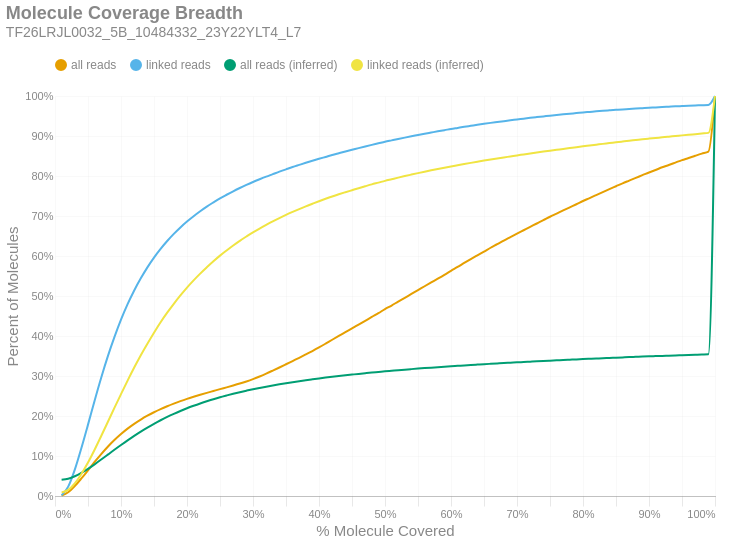

This figure's notebook cell:
### Markdown cell above
### Molecule Read Coverage
This chart shows molecule coverage breadth as computed by the number of bases aligned to that molecule. In other words, "*how much of each unique long molecule is actually sequenced/aligned?*" Keep in mind there is a distinction between sequences and alignments, since some sequences belonging to a particular molecule may not align well and wouldn't appear in the alignment data. This chart also shows molecule coverage breadth as computed by the *inferred fragment* from which the aligned sequences originate. Unlike read coverage, this calculation takes into account the total insert size, including unsequenced gaps between the forward and reverse reads. Like the previous figures, these are cumulative percents.

### Code cell
if SKIPLR:
    print_html(f"Skipped")
else:
    binned_df = consolidated_hist(valids['coverage_bp'], mask, 0.01, True)
    binned_df_inf = consolidated_hist(valids['coverage_inserts'], mask, 0.01, True)
    binned_df = binned_df.with_columns(pl.lit(binned_df_inf['all reads (cumsum)']).alias('all reads (inferred)'))
    binned_df = binned_df.with_columns(pl.lit(binned_df_inf['linked reads (cumsum)']).alias('linked reads (inferred)'))
    binned_df = binned_df.with_columns(
        (pl.col('bin').cast(pl.Float64) + 0.01).alias('right_edge')
    )

    with SafeRender(binned_df):
        (
            density_plot(binned_df, 'Molecule Coverage Breadth', samplename, 'molcov', ['all reads (inferred)','linked reads (inferred)'])
            .encode(
                #x=alt.X('bin:Q', title="% Molecule Covered").axis(format = '%').scale(padding=0),
                x=alt.X('right_edge:Q', title="% Molecule Covered").axis(format='%').scale(padding=0),
                y=alt.Y('value:Q', title='Percent of Molecules')
                    .axis(format='%')
                    .stack(False)
                    .scale(domainMin=0, padding=0),
                color=alt.Color("key:N").scale(domain = ["all reads", "linked reads", "all reads (inferred)", "linked reads (inferred)"]),
                tooltip = [
                    alt.Tooltip("key:N", title = "Data Type"),
                    alt.Tooltip("range_label:N", title="% Molecule Covered"),
                    alt.Tooltip("value:Q", format = ".2%", title="% Molecules")
                ]
            )
        ).display()

### Figure 1 — Vega-Lite specification as saved in the notebook (floating-point values rounded to 4 significant figures)
{"width": "container", "height": 400, "config": {"title": {"anchor": "start", "dy": -15, "fontSize": 18, "color": "#888888", "subtitleColor": "#888888", "subtitleFontSize": 14}, "arc": {"fill": "#0072B2"}, "axis": {"domainColor": "#888888", "domainWidth": 0.5, "gridWidth": 0.2, "grid": false, "titleFontWeight": 400, "titleFontSize": 15, "labelFontSize": 11, "labelColor": "#888888", "tickColor": "#888888", "tickWidth": 0.2, "titleColor": "#888888"}, "axisBand": {"grid": false}, "axisX": {"grid": true, "tickSize": 10, "domainCap": "round"}, "axisY": {"domain": false, "grid": true, "tickSize": 0, "domainCap": "round"}, "background": "transparent", "header": {"labelFontSize": 15, "labelColor": "#888888", "titleFontSize": 15, "titleFontWeight": 600, "titleColor": "#888888"}, "legend": {"labelFont": "sans-serif", "labelFontSize": 12, "labelColor": "#888888", "symbolSize": 100, "symbolType": "circle", "titleFontSize": 12, "titlePadding": 10, "titleColor": "#888888", "title": null, "orient": "top"}, "range": {"category": ["#E69F00", "#56B4E9", "#009E73", "#F0E442", "#0072B2", "#D55E00", "#CC79A7", "#000000"], "diverging": ["#cfe8f3", "#a2d4ec", "#73bfe2", "#46abdb", "#1696d2", "#12719e"]}, "area": {"fill": "#0072B2", "fillOpacity": 0.7, "line": true, "strokeOpacity": 0.7}, "line": {"color": "#0072B2", "stroke": "#0072B2", "strokeWidth": 2}, "trail": {"color": "#0072B2", "stroke": "#0072B2", "strokeWidth": 0, "size": 1}, "point": {"filled": true, "fillOpacity": 1.0, "size": 95}, "text": {"color": "#888888", "fontSize": 11, "align": "right", "fontWeight": 400, "size": 11}, "bar": {"fill": "#0072B2", "stroke": null}, "view": {"stroke": null, "continuousWidth": 660, "continuousHeight": 400}}, "data": {"name": "data-1f0e33595c4f5297e3aec0d0ead9eeed"}, "mark": {"type": "line", "interpolate": "monotone", "point": {"opacity": 0, "size": 275}}, "encoding": {"color": {"field": "key", "scale": {"domain": ["all reads", "linked reads", "all reads (inferred)", "linked reads (inferred)"]}, "type": "nominal"}, "tooltip": [{"field": "key", "title": "Data Type", "type": "nominal"}, {"field": "range_label", "title": "% Molecule Covered", "type": "nominal"}, {"field": "value", "format": ".2%", "title": "% Molecules", "type": "quantitative"}], "x": {"axis": {"format": "%"}, "field": "right_edge", "scale": {"padding": 0}, "title": "% Molecule Covered", "type": "quantitative"}, "y": {"axis": {"format": "%"}, "field": "value", "scale": {"domainMin": 0, "padding": 0}, "stack": false, "title": "Percent of Molecules", "type": "quantitative"}}, "params": [{"name": "param_c36ac31b6afebe62", "select": {"type": "point", "fields": ["key"]}, "bind": "legend"}], "title": {"text": "Molecule Coverage Breadth", "subtitle": "TF26LRJL0032_5B_10484332_23Y22YLT4_L7"}, "transform": [{"fold": ["all reads (cumsum)", "linked reads (cumsum)", "all reads (inferred)", "linked reads (inferred)"]}, {"calculate": "replace(datum.key, ' (cumsum)', '')", "as": "key"}, {"filter": {"param": "param_c36ac31b6afebe62"}}], "usermeta": {"embedOptions": {"downloadFileName": "TF26LRJL0032_5B_10484332_23Y22YLT4_L7.molcov"}}, "$schema": "https://vega.github.io/schema/vega-lite/v6.4.1.json", "datasets": {"data-1f0e33595c4f5297e3aec0d0ead9eeed": [{"bin": "0.0", "interval": "0.0-0.01", "all reads": 0.0008609, "linked reads": 0.001579, "all reads (cumsum)": 0.0008609, "linked reads (cumsum)": 0.001579, "range_label": "0.0-0.01", "all reads (inferred)": 0.04042, "linked reads (inferred)": 0.00886, "right_edge": 0.01}, {"bin": "0.01", "interval": "0.01-0.02", "all reads": 0.008485, "linked reads": 0.0218, "all reads (cumsum)": 0.009346, "linked reads (cumsum)": 0.02338, "range_label": "0.01-0.02", "all reads (inferred)": 0.04323, "linked reads (inferred)": 0.01535, "right_edge": 0.02}, {"bin": "0.02", "interval": "0.02-0.03", "all reads": 0.01553, "linked reads": 0.04274, "all reads (cumsum)": 0.02488, "linked reads (cumsum)": 0.06611, "range_label": "0.02-0.03", "all reads (inferred)": 0.04927, "linked reads (inferred)": 0.03151, "right_edge": 0.03}, {"bin": "0.03", "interval": "0.03-0.04", "all reads": 0.01903, "linked reads": 0.05405, "all reads (cumsum)": 0.04391, "linked reads (cumsum)": 0.1202, "range_label": "0.03-0.04", "all reads (inferred)": 0.05776, "linked reads (inferred)": 0.05504, "right_edge": 0.04}, {"bin": "0.04", "interval": "0.04-0.05", "all reads": 0.02033, "linked reads": 0.05829, "all reads (cumsum)": 0.06423, "linked reads (cumsum)": 0.1784, "range_label": "0.04-0.05", "all reads (inferred)": 0.06795, "linked reads (inferred)": 0.0836, "right_edge": 0.05}, {"bin": "0.05", "interval": "0.05-0.06", "all reads": 0.0208, "linked reads": 0.05995, "all reads (cumsum)": 0.08503, "linked reads (cumsum)": 0.2384, "range_label": "0.05-0.06", "all reads (inferred)": 0.07921, "linked reads (inferred)": 0.1157, "right_edge": 0.06}, {"bin": "0.06", "interval": "0.06-0.07", "all reads": 0.01985, "linked reads": 0.05735, "all reads (cumsum)": 0.1049, "linked reads (cumsum)": 0.2958, "range_label": "0.06-0.07", "all reads (inferred)": 0.09115, "linked reads (inferred)": 0.1499, "right_edge": 0.07}, {"bin": "0.07", "interval": "0.07-0.08", "all reads": 0.01835, "linked reads": 0.0532, "all reads (cumsum)": 0.1232, "linked reads (cumsum)": 0.349, "range_label": "0.07-0.08", "all reads (inferred)": 0.1033, "linked reads (inferred)": 0.1849, "right_edge": 0.08}, {"bin": "0.08", "interval": "0.08-0.09", "all reads": 0.01664, "linked reads": 0.04812, "all reads (cumsum)": 0.1399, "linked reads (cumsum)": 0.3971, "range_label": "0.08-0.09", "all reads (inferred)": 0.1156, "linked reads (inferred)": 0.2203, "right_edge": 0.09}, {"bin": "0.09", "interval": "0.09-0.1", "all reads": 0.01512, "linked reads": 0.04374, "all reads (cumsum)": 0.155, "linked reads (cumsum)": 0.4408, "range_label": "0.09-0.1", "all reads (inferred)": 0.1274, "linked reads (inferred)": 0.2546, "right_edge": 0.1}, {"bin": "0.1", "interval": "0.1-0.11", "all reads": 0.01344, "linked reads": 0.03871, "all reads (cumsum)": 0.1684, "linked reads (cumsum)": 0.4795, "range_label": "0.1-0.11", "all reads (inferred)": 0.1391, "linked reads (inferred)": 0.2884, "right_edge": 0.11}, {"bin": "0.11", "interval": "0.11-0.12", "all reads": 0.01195, "linked reads": 0.03432, "all reads (cumsum)": 0.1804, "linked reads (cumsum)": 0.5138, "range_label": "0.11-0.12", "all reads (inferred)": 0.1504, "linked reads (inferred)": 0.3211, "right_edge": 0.12}, {"bin": "0.12", "interval": "0.12-0.13", "all reads": 0.01062, "linked reads": 0.03032, "all reads (cumsum)": 0.191, "linked reads (cumsum)": 0.5442, "range_label": "0.12-0.13", "all reads (inferred)": 0.161, "linked reads (inferred)": 0.3519, "right_edge": 0.13}, {"bin": "0.13", "interval": "0.13-0.14", "all reads": 0.009693, "linked reads": 0.02749, "all reads (cumsum)": 0.2007, "linked reads (cumsum)": 0.5716, "range_label": "0.13-0.14", "all reads (inferred)": 0.1709, "linked reads (inferred)": 0.3807, "right_edge": 0.14}, {"bin": "0.14", "interval": "0.14-0.15", "all reads": 0.008707, "linked reads": 0.02446, "all reads (cumsum)": 0.2094, "linked reads (cumsum)": 0.5961, "range_label": "0.14-0.15", "all reads (inferred)": 0.1804, "linked reads (inferred)": 0.4083, "right_edge": 0.15}, {"bin": "0.15", "interval": "0.15-0.16", "all reads": 0.007825, "linked reads": 0.0217, "all reads (cumsum)": 0.2172, "linked reads (cumsum)": 0.6178, "range_label": "0.15-0.16", "all reads (inferred)": 0.1894, "linked reads (inferred)": 0.4343, "right_edge": 0.16}, {"bin": "0.16", "interval": "0.16-0.17", "all reads": 0.007138, "linked reads": 0.01967, "all reads (cumsum)": 0.2244, "linked reads (cumsum)": 0.6375, "range_label": "0.16-0.17", "all reads (inferred)": 0.1976, "linked reads (inferred)": 0.4583, "right_edge": 0.17}, {"bin": "0.17", "interval": "0.17-0.18", "all reads": 0.006576, "linked reads": 0.01779, "all reads (cumsum)": 0.2309, "linked reads (cumsum)": 0.6553, "range_label": "0.17-0.18", "all reads (inferred)": 0.2053, "linked reads (inferred)": 0.4805, "right_edge": 0.18}, {"bin": "0.18", "interval": "0.18-0.19", "all reads": 0.006141, "linked reads": 0.01623, "all reads (cumsum)": 0.2371, "linked reads (cumsum)": 0.6715, "range_label": "0.18-0.19", "all reads (inferred)": 0.2125, "linked reads (inferred)": 0.5014, "right_edge": 0.19}, {"bin": "0.19", "interval": "0.19-0.2", "all reads": 0.005664, "linked reads": 0.01471, "all reads (cumsum)": 0.2427, "linked reads (cumsum)": 0.6862, "range_label": "0.19-0.2", "all reads (inferred)": 0.2193, "linked reads (inferred)": 0.5211, "right_edge": 0.2}, {"bin": "0.2", "interval": "0.2-0.21", "all reads": 0.005218, "linked reads": 0.01331, "all reads (cumsum)": 0.248, "linked reads (cumsum)": 0.6995, "range_label": "0.2-0.21", "all reads (inferred)": 0.2255, "linked reads (inferred)": 0.5391, "right_edge": 0.21}, {"bin": "0.21", "interval": "0.21-0.22", "all reads": 0.004973, "linked reads": 0.01236, "all reads (cumsum)": 0.2529, "linked reads (cumsum)": 0.7119, "range_label": "0.21-0.22", "all reads (inferred)": 0.2313, "linked reads (inferred)": 0.5559, "right_edge": 0.22}, {"bin": "0.22", "interval": "0.22-0.23", "all reads": 0.00488, "linked reads": 0.01159, "all reads (cumsum)": 0.2578, "linked reads (cumsum)": 0.7235, "range_label": "0.22-0.23", "all reads (inferred)": 0.2367, "linked reads (inferred)": 0.5717, "right_edge": 0.23}, {"bin": "0.23", "interval": "0.23-0.24", "all reads": 0.004692, "linked reads": 0.01053, "all reads (cumsum)": 0.2625, "linked reads (cumsum)": 0.734, "range_label": "0.23-0.24", "all reads (inferred)": 0.242, "linked reads (inferred)": 0.5868, "right_edge": 0.24}, {"bin": "0.24", "interval": "0.24-0.25", "all reads": 0.00469, "linked reads": 0.01008, "all reads (cumsum)": 0.2672, "linked reads (cumsum)": 0.7441, "range_label": "0.24-0.25", "all reads (inferred)": 0.2468, "linked reads (inferred)": 0.6009, "right_edge": 0.25}, {"bin": "0.25", "interval": "0.25-0.26", "all reads": 0.004423, "linked reads": 0.009062, "all reads (cumsum)": 0.2716, "linked reads (cumsum)": 0.7531, "range_label": "0.25-0.26", "all reads (inferred)": 0.2513, "linked reads (inferred)": 0.6138, "right_edge": 0.26}, {"bin": "0.26", "interval": "0.26-0.27", "all reads": 0.004619, "linked reads": 0.008705, "all reads (cumsum)": 0.2762, "linked reads (cumsum)": 0.7618, "range_label": "0.26-0.27", "all reads (inferred)": 0.2556, "linked reads (inferred)": 0.6263, "right_edge": 0.27}, {"bin": "0.27", "interval": "0.27-0.28", "all reads": 0.004863, "linked reads": 0.008101, "all reads (cumsum)": 0.2811, "linked reads (cumsum)": 0.7699, "range_label": "0.27-0.28", "all reads (inferred)": 0.2596, "linked reads (inferred)": 0.6379, "right_edge": 0.28}, {"bin": "0.28", "interval": "0.28-0.29", "all reads": 0.005319, "linked reads": 0.007731, "all reads (cumsum)": 0.2864, "linked reads (cumsum)": 0.7777, "range_label": "0.28-0.29", "all reads (inferred)": 0.2633, "linked reads (inferred)": 0.6487, "right_edge": 0.29}, {"bin": "0.29", "interval": "0.29-0.3", "all reads": 0.005876, "linked reads": 0.007288, "all reads (cumsum)": 0.2923, "linked reads (cumsum)": 0.785, "range_label": "0.29-0.3", "all reads (inferred)": 0.2669, "linked reads (inferred)": 0.6591, "right_edge": 0.3}, {"bin": "0.3", "interval": "0.3-0.31", "all reads": 0.006499, "linked reads": 0.006835, "all reads (cumsum)": 0.2988, "linked reads (cumsum)": 0.7918, "range_label": "0.3-0.31", "all reads (inferred)": 0.2702, "linked reads (inferred)": 0.6686, "right_edge": 0.31}, {"bin": "0.31", "interval": "0.31-0.32", "all reads": 0.007185, "linked reads": 0.006603, "all reads (cumsum)": 0.306, "linked reads (cumsum)": 0.7984, "range_label": "0.31-0.32", "all reads (inferred)": 0.2734, "linked reads (inferred)": 0.6777, "right_edge": 0.32}, {"bin": "0.32", "interval": "0.32-0.33", "all reads": 0.007593, "linked reads": 0.006173, "all reads (cumsum)": 0.3136, "linked reads (cumsum)": 0.8046, "range_label": "0.32-0.33", "all reads (inferred)": 0.2764, "linked reads (inferred)": 0.6866, "right_edge": 0.33}, {"bin": "0.33", "interval": "0.33-0.34", "all reads": 0.00774, "linked reads": 0.006232, "all reads (cumsum)": 0.3213, "linked reads (cumsum)": 0.8108, "range_label": "0.33-0.34", "all reads (inferred)": 0.2793, "linked reads (inferred)": 0.6948, "right_edge": 0.34}, {"bin": "0.34", "interval": "0.34-0.35", "all reads": 0.008011, "linked reads": 0.00585, "all reads (cumsum)": 0.3293, "linked reads (cumsum)": 0.8166, "range_label": "0.34-0.35", "all reads (inferred)": 0.282, "linked reads (inferred)": 0.7027, "right_edge": 0.35}, {"bin": "0.35", "interval": "0.35-0.36", "all reads": 0.008098, "linked reads": 0.005755, "all reads (cumsum)": 0.3374, "linked reads (cumsum)": 0.8224, "range_label": "0.35-0.36", "all reads (inferred)": 0.2846, "linked reads (inferred)": 0.7102, "right_edge": 0.36}, {"bin": "0.36", "interval": "0.36-0.37", "all reads": 0.008101, "linked reads": 0.005314, "all reads (cumsum)": 0.3455, "linked reads (cumsum)": 0.8277, "range_label": "0.36-0.37", "all reads (inferred)": 0.2871, "linked reads (inferred)": 0.7172, "right_edge": 0.37}, {"bin": "0.37", "interval": "0.37-0.38", "all reads": 0.008384, "linked reads": 0.005262, "all reads (cumsum)": 0.3539, "linked reads (cumsum)": 0.833, "range_label": "0.37-0.38", "all reads (inferred)": 0.2895, "linked reads (inferred)": 0.7241, "right_edge": 0.38}, {"bin": "0.38", "interval": "0.38-0.39", "all reads": 0.008507, "linked reads": 0.004964, "all reads (cumsum)": 0.3624, "linked reads (cumsum)": 0.8379, "range_label": "0.38-0.39", "all reads (inferred)": 0.2917, "linked reads (inferred)": 0.7306, "right_edge": 0.39}, {"bin": "0.39", "interval": "0.39-0.4", "all reads": 0.009008, "linked reads": 0.005004, "all reads (cumsum)": 0.3714, "linked reads (cumsum)": 0.8429, "range_label": "0.39-0.4", "all reads (inferred)": 0.2939, "linked reads (inferred)": 0.737, "right_edge": 0.4}, {"bin": "0.4", "interval": "0.4-0.41", "all reads": 0.009488, "linked reads": 0.004768, "all reads (cumsum)": 0.3809, "linked reads (cumsum)": 0.8477, "range_label": "0.4-0.41", "all reads (inferred)": 0.296, "linked reads (inferred)": 0.7431, "right_edge": 0.41}, {"bin": "0.41", "interval": "0.41-0.42", "all reads": 0.009717, "linked reads": 0.00479, "all reads (cumsum)": 0.3906, "linked reads (cumsum)": 0.8525, "range_label": "0.41-0.42", "all reads (inferred)": 0.2981, "linked reads (inferred)": 0.7488, "right_edge": 0.42}, {"bin": "0.42", "interval": "0.42-0.43", "all reads": 0.009536, "linked reads": 0.00443, "all reads (cumsum)": 0.4002, "linked reads (cumsum)": 0.8569, "range_label": "0.42-0.43", "all reads (inferred)": 0.3, "linked reads (inferred)": 0.7543, "right_edge": 0.43}, {"bin": "0.43", "interval": "0.43-0.44", "all reads": 0.009414, "linked reads": 0.004387, "all reads (cumsum)": 0.4096, "linked reads (cumsum)": 0.8613, "range_label": "0.43-0.44", "all reads (inferred)": 0.3018, "linked reads (inferred)": 0.7594, "right_edge": 0.44}, {"bin": "0.44", "interval": "0.44-0.45", "all reads": 0.009475, "linked reads": 0.004161, "all reads (cumsum)": 0.4191, "linked reads (cumsum)": 0.8655, "range_label": "0.44-0.45", "all reads (inferred)": 0.3035, "linked reads (inferred)": 0.7645, "right_edge": 0.45}, {"bin": "0.45", "interval": "0.45-0.46", "all reads": 0.009464, "linked reads": 0.004249, "all reads (cumsum)": 0.4285, "linked reads (cumsum)": 0.8697, "range_label": "0.45-0.46", "all reads (inferred)": 0.3053, "linked reads (inferred)": 0.7695, "right_edge": 0.46}, {"bin": "0.46", "interval": "0.46-0.47", "all reads": 0.009464, "linked reads": 0.004125, "all reads (cumsum)": 0.438, "linked reads (cumsum)": 0.8739, "range_label": "0.46-0.47", "all reads (inferred)": 0.307, "linked reads (inferred)": 0.7744, "right_edge": 0.47}, {"bin": "0.47", "interval": "0.47-0.48", "all reads": 0.009617, "linked reads": 0.003965, "all reads (cumsum)": 0.4476, "linked reads (cumsum)": 0.8778, "range_label": "0.47-0.48", "all reads (inferred)": 0.3086, "linked reads (inferred)": 0.7791, "right_edge": 0.48}, {"bin": "0.48", "interval": "0.48-0.49", "all reads": 0.009358, "linked reads": 0.003855, "all reads (cumsum)": 0.457, "linked reads (cumsum)": 0.8817, "range_label": "0.48-0.49", "all reads (inferred)": 0.3101, "linked reads (inferred)": 0.7834, "right_edge": 0.49}, {"bin": "0.49", "interval": "0.49-0.5", "all reads": 0.0103, "linked reads": 0.003926, "all reads (cumsum)": 0.4673, "linked reads (cumsum)": 0.8856, "range_label": "0.49-0.5", "all reads (inferred)": 0.3117, "linked reads (inferred)": 0.7879, "right_edge": 0.5}, {"bin": "0.5", "interval": "0.5-0.51", "all reads": 0.008941, "linked reads": 0.003489, "all reads (cumsum)": 0.4762, "linked reads (cumsum)": 0.8891, "range_label": "0.5-0.51", "all reads (inferred)": 0.3131, "linked reads (inferred)": 0.7919, "right_edge": 0.51}, {"bin": "0.51", "interval": "0.51-0.52", "all reads": 0.009806, "linked reads": 0.003472, "all reads (cumsum)": 0.486, "linked reads (cumsum)": 0.8926, "range_label": "0.51-0.52", "all reads (inferred)": 0.3145, "linked reads (inferred)": 0.7959, "right_edge": 0.52}, {"bin": "0.52", "interval": "0.52-0.53", "all reads": 0.009489, "linked reads": 0.003403, "all reads (cumsum)": 0.4955, "linked reads (cumsum)": 0.896, "range_label": "0.52-0.53", "all reads (inferred)": 0.3159, "linked reads (inferred)": 0.7998, "right_edge": 0.53}, {"bin": "0.53", "interval": "0.53-0.54", "all reads": 0.009584, "linked reads": 0.003298, "all reads (cumsum)": 0.5051, "linked reads (cumsum)": 0.8993, "range_label": "0.53-0.54", "all reads (inferred)": 0.3172, "linked reads (inferred)": 0.8035, "right_edge": 0.54}, {"bin": "0.54", "interval": "0.54-0.55", "all reads": 0.009515, "linked reads": 0.003169, "all reads (cumsum)": 0.5146, "linked reads (cumsum)": 0.9024, "range_label": "0.54-0.55", "all reads (inferred)": 0.3185, "linked reads (inferred)": 0.8071, "right_edge": 0.55}, {"bin": "0.55", "interval": "0.55-0.56", "all reads": 0.009805, "linked reads": 0.003223, "all reads (cumsum)": 0.5244, "linked reads (cumsum)": 0.9057, "range_label": "0.55-0.56", "all reads (inferred)": 0.3197, "linked reads (inferred)": 0.8107, "right_edge": 0.56}, {"bin": "0.56", "interval": "0.56-0.57", "all reads": 0.009504, "linked reads": 0.003018, "all reads (cumsum)": 0.5339, "linked reads (cumsum)": 0.9087, "range_label": "0.56-0.57", "all reads (inferred)": 0.3209, "linked reads (inferred)": 0.8141, "right_edge": 0.57}, {"bin": "0.57", "interval": "0.57-0.58", "all reads": 0.009412, "linked reads": 0.003019, "all reads (cumsum)": 0.5433, "linked reads (cumsum)": 0.9117, "range_label": "0.57-0.58", "all reads (inferred)": 0.3221, "linked reads (inferred)": 0.8175, "right_edge": 0.58}, {"bin": "0.58", "interval": "0.58-0.59", "all reads": 0.009623, "linked reads": 0.002875, "all reads (cumsum)": 0.5529, "linked reads (cumsum)": 0.9146, "range_label": "0.58-0.59", "all reads (inferred)": 0.3232, "linked reads (inferred)": 0.8208, "right_edge": 0.59}, {"bin": "0.59", "interval": "0.59-0.6", "all reads": 0.01001, "linked reads": 0.00305, "all reads (cumsum)": 0.5629, "linked reads (cumsum)": 0.9176, "range_label": "0.59-0.6", "all reads (inferred)": 0.3244, "linked reads (inferred)": 0.8239, "right_edge": 0.6}, {"bin": "0.6", "interval": "0.6-0.61", "all reads": 0.009607, "linked reads": 0.002649, "all reads (cumsum)": 0.5726, "linked reads (cumsum)": 0.9203, "range_label": "0.6-0.61", "all reads (inferred)": 0.3254, "linked reads (inferred)": 0.8269, "right_edge": 0.61}, {"bin": "0.61", "interval": "0.61-0.62", "all reads": 0.01004, "linked reads": 0.002643, "all reads (cumsum)": 0.5826, "linked reads (cumsum)": 0.9229, "range_label": "0.61-0.62", "all reads (inferred)": 0.3265, "linked reads (inferred)": 0.8299, "right_edge": 0.62}, {"bin": "0.62", "interval": "0.62-0.63", "all reads": 0.009778, "linked reads": 0.002506, "all reads (cumsum)": 0.5924, "linked reads (cumsum)": 0.9254, "range_label": "0.62-0.63", "all reads (inferred)": 0.3275, "linked reads (inferred)": 0.8328, "right_edge": 0.63}, {"bin": "0.63", "interval": "0.63-0.64", "all reads": 0.009423, "linked reads": 0.00251, "all reads (cumsum)": 0.6018, "linked reads (cumsum)": 0.9279, "range_label": "0.63-0.64", "all reads (inferred)": 0.3285, "linked reads (inferred)": 0.8357, "right_edge": 0.64}, {"bin": "0.64", "interval": "0.64-0.65", "all reads": 0.009341, "linked reads": 0.002488, "all reads (cumsum)": 0.6111, "linked reads (cumsum)": 0.9304, "range_label": "0.64-0.65", "all reads (inferred)": 0.3295, "linked reads (inferred)": 0.8385, "right_edge": 0.65}, {"bin": "0.65", "interval": "0.65-0.66", "all reads": 0.009483, "linked reads": 0.002384, "all reads (cumsum)": 0.6206, "linked reads (cumsum)": 0.9328, "range_label": "0.65-0.66", "all reads (inferred)": 0.3305, "linked reads (inferred)": 0.8412, "right_edge": 0.66}, {"bin": "0.66", "interval": "0.66-0.67", "all reads": 0.008922, "linked reads": 0.002182, "all reads (cumsum)": 0.6295, "linked reads (cumsum)": 0.935, "range_label": "0.66-0.67", "all reads (inferred)": 0.3314, "linked reads (inferred)": 0.8438, "right_edge": 0.67}, {"bin": "0.67", "interval": "0.67-0.68", "all reads": 0.009114, "linked reads": 0.002162, "all reads (cumsum)": 0.6387, "linked reads (cumsum)": 0.9371, "range_label": "0.67-0.68", "all reads (inferred)": 0.3324, "linked reads (inferred)": 0.8464, "right_edge": 0.68}, {"bin": "0.68", "interval": "0.68-0.69", "all reads": 0.008684, "linked reads": 0.002144, "all reads (cumsum)": 0.6473, "linked reads (cumsum)": 0.9393, "range_label": "0.68-0.69", "all reads (inferred)": 0.3333, "linked reads (inferred)": 0.8489, "right_edge": 0.69}, {"bin": "0.69", "interval": "0.69-0.7", "all reads": 0.008652, "linked reads": 0.002001, "all reads (cumsum)": 0.656, "linked reads (cumsum)": 0.9413, "range_label": "0.69-0.7", "all reads (inferred)": 0.3342, "linked reads (inferred)": 0.8515, "right_edge": 0.7}, {"bin": "0.7", "interval": "0.7-0.71", "all reads": 0.008397, "linked reads": 0.002072, "all reads (cumsum)": 0.6644, "linked reads (cumsum)": 0.9434, "range_label": "0.7-0.71", "all reads (inferred)": 0.335, "linked reads (inferred)": 0.8539, "right_edge": 0.71}, {"bin": "0.71", "interval": "0.71-0.72", "all reads": 0.008398, "linked reads": 0.002028, "all reads (cumsum)": 0.6728, "linked reads (cumsum)": 0.9454, "range_label": "0.71-0.72", "all reads (inferred)": 0.3359, "linked reads (inferred)": 0.8563, "right_edge": 0.72}, {"bin": "0.72", "interval": "0.72-0.73", "all reads": 0.00847, "linked reads": 0.001848, "all reads (cumsum)": 0.6813, "linked reads (cumsum)": 0.9472, "range_label": "0.72-0.73", "all reads (inferred)": 0.3368, "linked reads (inferred)": 0.8588, "right_edge": 0.73}, {"bin": "0.73", "interval": "0.73-0.74", "all reads": 0.008235, "linked reads": 0.001786, "all reads (cumsum)": 0.6895, "linked reads (cumsum)": 0.949, "range_label": "0.73-0.74", "all reads (inferred)": 0.3376, "linked reads (inferred)": 0.8611, "right_edge": 0.74}, {"bin": "0.74", "interval": "0.74-0.75", "all reads": 0.008587, "linked reads": 0.001841, "all reads (cumsum)": 0.6981, "linked reads (cumsum)": 0.9509, "range_label": "0.74-0.75", "all reads (inferred)": 0.3384, "linked reads (inferred)": 0.8633, "right_edge": 0.75}, {"bin": "0.75", "interval": "0.75-0.76", "all reads": 0.007753, "linked reads": 0.001637, "all reads (cumsum)": 0.7058, "linked reads (cumsum)": 0.9525, "range_label": "0.75-0.76", "all reads (inferred)": 0.3392, "linked reads (inferred)": 0.8655, "right_edge": 0.76}, {"bin": "0.76", "interval": "0.76-0.77", "all reads": 0.008004, "linked reads": 0.001636, "all reads (cumsum)": 0.7138, "linked reads (cumsum)": 0.9541, "range_label": "0.76-0.77", "all reads (inferred)": 0.34, "linked reads (inferred)": 0.8677, "right_edge": 0.77}, {"bin": "0.77", "interval": "0.77-0.78", "all reads": 0.007828, "linked reads": 0.001594, "all reads (cumsum)": 0.7217, "linked reads (cumsum)": 0.9557, "range_label": "0.77-0.78", "all reads (inferred)": 0.3407, "linked reads (inferred)": 0.8699, "right_edge": 0.78}, {"bin": "0.78", "interval": "0.78-0.79", "all reads": 0.007768, "linked reads": 0.001518, "all reads (cumsum)": 0.7294, "linked reads (cumsum)": 0.9572, "range_label": "0.78-0.79", "all reads (inferred)": 0.3415, "linked reads (inferred)": 0.8722, "right_edge": 0.79}, {"bin": "0.79", "interval": "0.79-0.8", "all reads": 0.008088, "linked reads": 0.001598, "all reads (cumsum)": 0.7375, "linked reads (cumsum)": 0.9588, "range_label": "0.79-0.8", "all reads (inferred)": 0.3423, "linked reads (inferred)": 0.8743, "right_edge": 0.8}, {"bin": "0.8", "interval": "0.8-0.81", "all reads": 0.007296, "linked reads": 0.001388, "all reads (cumsum)": 0.7448, "linked reads (cumsum)": 0.9602, "range_label": "0.8-0.81", "all reads (inferred)": 0.343, "linked reads (inferred)": 0.8763, "right_edge": 0.81}, {"bin": "0.81", "interval": "0.81-0.82", "all reads": 0.007509, "linked reads": 0.001418, "all reads (cumsum)": 0.7523, "linked reads (cumsum)": 0.9617, "range_label": "0.81-0.82", "all reads (inferred)": 0.3437, "linked reads (inferred)": 0.8783, "right_edge": 0.82}, {"bin": "0.82", "interval": "0.82-0.83", "all reads": 0.007568, "linked reads": 0.001299, "all reads (cumsum)": 0.7599, "linked reads (cumsum)": 0.9629, "range_label": "0.82-0.83", "all reads (inferred)": 0.3445, "linked reads (inferred)": 0.8803, "right_edge": 0.83}, {"bin": "0.83", "interval": "0.83-0.84", "all reads": 0.007364, "linked reads": 0.001217, "all reads (cumsum)": 0.7673, "linked reads (cumsum)": 0.9642, "range_label": "0.83-0.84", "all reads (inferred)": 0.3451, "linked reads (inferred)": 0.8823, "right_edge": 0.84}, {"bin": "0.84", "interval": "0.84-0.85", "all reads": 0.007182, "linked reads": 0.001203, "all reads (cumsum)": 0.7744, "linked reads (cumsum)": 0.9654, "range_label": "0.84-0.85", "all reads (inferred)": 0.3459, "linked reads (inferred)": 0.8843, "right_edge": 0.85}, {"bin": "0.85", "interval": "0.85-0.86", "all reads": 0.007228, "linked reads": 0.001183, "all reads (cumsum)": 0.7817, "linked reads (cumsum)": 0.9666, "range_label": "0.85-0.86", "all reads (inferred)": 0.3466, "linked reads (inferred)": 0.8862, "right_edge": 0.86}, {"bin": "0.86", "interval": "0.86-0.87", "all reads": 0.006813, "linked reads": 0.0009931, "all reads (cumsum)": 0.7885, "linked reads (cumsum)": 0.9675, "range_label": "0.86-0.87", "all reads (inferred)": 0.3472, "linked reads (inferred)": 0.8881, "right_edge": 0.87}, {"bin": "0.87", "interval": "0.87-0.88", "all reads": 0.006817, "linked reads": 0.001111, "all reads (cumsum)": 0.7953, "linked reads (cumsum)": 0.9687, "range_label": "0.87-0.88", "all reads (inferred)": 0.3479, "linked reads (inferred)": 0.89, "right_edge": 0.88}, {"bin": "0.88", "interval": "0.88-0.89", "all reads": 0.00674, "linked reads": 0.0009717, "all reads (cumsum)": 0.802, "linked reads (cumsum)": 0.9696, "range_label": "0.88-0.89", "all reads (inferred)": 0.3485, "linked reads (inferred)": 0.8918, "right_edge": 0.89}, {"bin": "0.89", "interval": "0.89-0.9", "all reads": 0.006801, "linked reads": 0.0009533, "all reads (cumsum)": 0.8088, "linked reads (cumsum)": 0.9706, "range_label": "0.89-0.9", "all reads (inferred)": 0.3491, "linked reads (inferred)": 0.8935, "right_edge": 0.9}, {"bin": "0.9", "interval": "0.9-0.91", "all reads": 0.006145, "linked reads": 0.0008523, "all reads (cumsum)": 0.815, "linked reads (cumsum)": 0.9714, "range_label": "0.9-0.91", "all reads (inferred)": 0.3497, "linked reads (inferred)": 0.8951, "right_edge": 0.91}, {"bin": "0.91", "interval": "0.91-0.92", "all reads": 0.006802, "linked reads": 0.0009319, "all reads (cumsum)": 0.8218, "linked reads (cumsum)": 0.9724, "range_label": "0.91-0.92", "all reads (inferred)": 0.3503, "linked reads (inferred)": 0.8968, "right_edge": 0.92}, {"bin": "0.92", "interval": "0.92-0.93", "all reads": 0.005672, "linked reads": 0.0008508, "all reads (cumsum)": 0.8275, "linked reads (cumsum)": 0.9732, "range_label": "0.92-0.93", "all reads (inferred)": 0.3509, "linked reads (inferred)": 0.8984, "right_edge": 0.93}, {"bin": "0.93", "interval": "0.93-0.94", "all reads": 0.006129, "linked reads": 0.0008538, "all reads (cumsum)": 0.8336, "linked reads (cumsum)": 0.9741, "range_label": "0.93-0.94", "all reads (inferred)": 0.3514, "linked reads (inferred)": 0.9, "right_edge": 0.94}, {"bin": "0.94", "interval": "0.94-0.95", "all reads": 0.0062, "linked reads": 0.0007636, "all reads (cumsum)": 0.8398, "linked reads (cumsum)": 0.9748, "range_label": "0.94-0.95", "all reads (inferred)": 0.352, "linked reads (inferred)": 0.9016, "right_edge": 0.95}, {"bin": "0.95", "interval": "0.95-0.96", "all reads": 0.005086, "linked reads": 0.0007529, "all reads (cumsum)": 0.8449, "linked reads (cumsum)": 0.9756, "range_label": "0.95-0.96", "all reads (inferred)": 0.3526, "linked reads (inferred)": 0.9031, "right_edge": 0.96}, {"bin": "0.96", "interval": "0.96-0.97", "all reads": 0.005647, "linked reads": 0.0006871, "all reads (cumsum)": 0.8505, "linked reads (cumsum)": 0.9763, "range_label": "0.96-0.97", "all reads (inferred)": 0.3531, "linked reads (inferred)": 0.9047, "right_edge": 0.97}, {"bin": "0.97", "interval": "0.97-0.98", "all reads": 0.005421, "linked reads": 0.0006167, "all reads (cumsum)": 0.8559, "linked reads (cumsum)": 0.9769, "range_label": "0.97-0.98", "all reads (inferred)": 0.3537, "linked reads (inferred)": 0.9062, "right_edge": 0.98}, {"bin": "0.98", "interval": "0.98-0.99", "all reads": 0.004882, "linked reads": 0.0007054, "all reads (cumsum)": 0.8608, "linked reads (cumsum)": 0.9776, "range_label": "0.98-0.99", "all reads (inferred)": 0.3543, "linked reads (inferred)": 0.9078, "right_edge": 0.99}, {"bin": "0.99", "interval": "0.99-1.0", "all reads": 0.1392, "linked reads": 0.02241, "all reads (cumsum)": 1.0, "linked reads (cumsum)": 1.0, "range_label": "0.99-1.0", "all reads (inferred)": 1.0, "linked reads (inferred)": 1.0, "right_edge": 1.0}]}}
